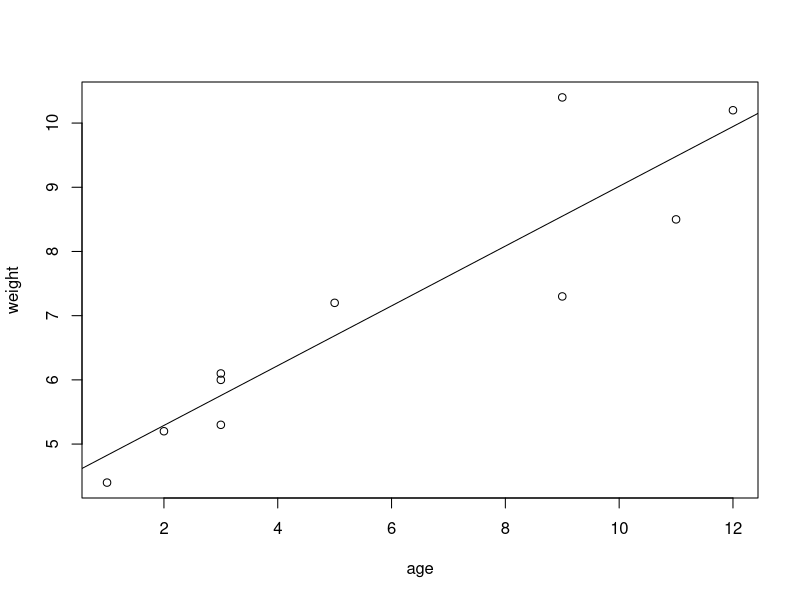

Generate this figure with R:
age <- c(1,3,5,2,11,9,3,9,12,3)
weight <- c(4.4,5.3,7.2,5.2,8.5,7.3,6.0,10.4,10.2,6.1)
mean(weight)
sd(weight)
cor(age,weight)
plot(age,weight)
lm(weight ~ age)
abline(lm(weight ~ age))
